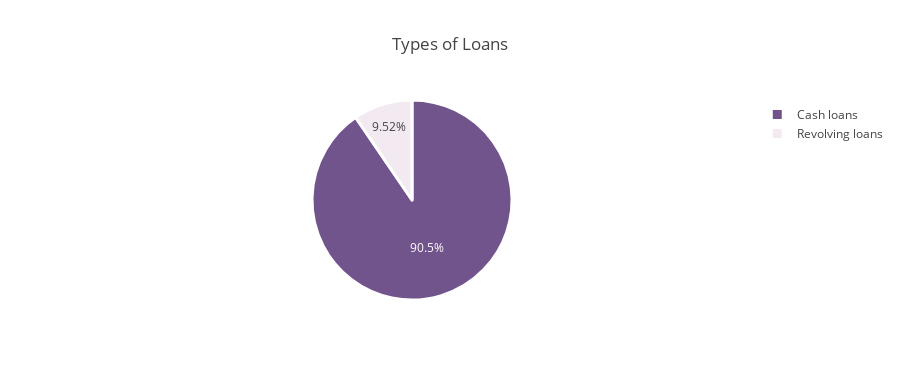

Write notebook code for a chart like this one.
### Code cell
A = train_data['NAME_CONTRACT_TYPE'].value_counts()

labels = A.index
values = A.values
colors = ['rgba(55, 12, 93, .7)','rgba(125, 42, 123, .1)']

Plot = go.Pie(labels=labels, values=values,marker=dict(colors=colors,line=dict(color='#fff', width= 3)))
layout = go.Layout(title='Types of Loans', height=380)
fig = go.Figure(data=[Plot], layout=layout)
iplot(fig)

### Figure 1 — Plotly figure (JSON) as saved in the notebook; plotly's stock layout.template omitted (floating-point values rounded to 4 significant figures)
{"data": [{"labels": ["Cash loans", "Revolving loans"], "marker": {"colors": ["rgba(55, 12, 93, .7)", "rgba(125, 42, 123, .1)"], "line": {"color": "#fff", "width": 3}}, "type": "pie", "values": [278232, 29279]}], "layout": {"height": 380, "title": "Types of Loans"}}
